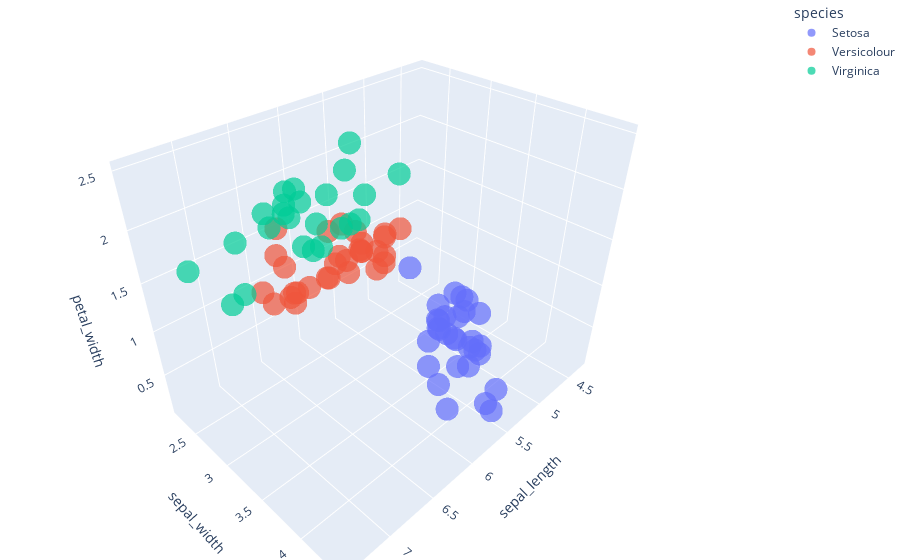

This figure's notebook cell:
### Code cell
negative_binomial_sampled_dataset = sample_data(dataset, 'negative_binomial')

target_variable_distribution(negative_binomial_sampled_dataset)
plot_dataset(negative_binomial_sampled_dataset)

### Figure 1 — Plotly figure (JSON) as saved in the notebook; plotly's stock layout.template omitted (floating-point values rounded to 4 significant figures)
{"data": [{"hovertemplate": "species=Setosa<br>sepal_length=%{x}<br>sepal_width=%{y}<br>petal_width=%{z}<extra></extra>", "legendgroup": "Setosa", "marker": {"color": "#636efa", "opacity": 0.7, "symbol": "circle"}, "mode": "markers", "name": "Setosa", "scene": "scene", "showlegend": true, "type": "scatter3d", "x": [4.9, 4.4, 5.7, 5.3, 5.5, 5, 5, 4.9, 5.7, 5.2, 5.8, 5, 5.4, 5.5, 4.8, 4.3, 5, 5.1, 5.4, 4.8, 5, 4.6, 4.4, 5.1, 5.1, 4.9, 4.5, 5.1, 4.7, 4.8], "y": [3.6, 3, 3.8, 3.7, 3.5, 3.3, 3.2, 3.1, 4.4, 4.1, 4, 3.4, 3.4, 4.2, 3, 3, 3.5, 3.8, 3.9, 3, 3.6, 3.4, 2.9, 3.5, 3.8, 3.1, 2.3, 3.7, 3.2, 3.1], "z": [0.1, 0.2, 0.3, 0.2, 0.2, 0.2, 0.2, 0.2, 0.4, 0.1, 0.2, 0.2, 0.4, 0.2, 0.3, 0.1, 0.6, 0.4, 0.4, 0.1, 0.2, 0.3, 0.2, 0.3, 0.3, 0.1, 0.3, 0.4, 0.2, 0.2]}, {"hovertemplate": "species=Versicolour<br>sepal_length=%{x}<br>sepal_width=%{y}<br>petal_width=%{z}<extra></extra>", "legendgroup": "Versicolour", "marker": {"color": "#EF553B", "opacity": 0.7, "symbol": "circle"}, "mode": "markers", "name": "Versicolour", "scene": "scene", "showlegend": true, "type": "scatter3d", "x": [5.6, 5.6, 6.2, 6.7, 6.3, 6, 5.8, 5.4, 6.8, 5.6, 6, 6.3, 6.7, 6.6, 6.1, 5.5, 5.8, 5.9, 6, 5.5, 5.7, 5, 6.2, 6.4, 6.9, 5.8, 5.1, 5.6, 5, 6.6, 6.1, 6.7, 5.7, 5.7], "y": [2.7, 3, 2.2, 3.1, 2.3, 3.4, 2.6, 3, 2.8, 3, 2.7, 3.3, 3.1, 3, 2.9, 2.5, 2.7, 3, 2.2, 2.3, 2.8, 2.3, 2.9, 2.9, 3.1, 2.7, 2.5, 2.9, "Virginica", 2.9, 2.8, 3, 2.8, 3], "z": [1.3, 1.5, 1.5, 1.5, 1.3, 1.6, 1.2, 1.5, 1.4, 1.3, 1.6, 1.6, 1.4, 1.4, 1.4, 1.3, 1.2, 1.5, "Versicolour", 1.3, 1.3, "Versicolour", 1.3, 1.3, 1.5, "Versicolour", 1.1, 1.3, "Versicolour", 1.3, 1.2, 1.7, 1.3, 1.2]}, {"hovertemplate": "species=Virginica<br>sepal_length=%{x}<br>sepal_width=%{y}<br>petal_width=%{z}<extra></extra>", "legendgroup": "Virginica", "marker": {"color": "#00cc96", "opacity": 0.7, "symbol": "circle"}, "mode": "markers", "name": "Virginica", "scene": "scene", "showlegend": true, "type": "scatter3d", "x": [6.4, 6.1, 6.5, 6.4, 6.2, 5.9, 4.9, 6.3, 5.7, 7.2, 6.1, 7.4, 6.5, 6.2, 6.3, 6, 5.8, 6.7, 6.8, 6.5, 6.4, 7.2, 6.4, 6.9, 7.1, 6.8], "y": [3.2, 2.6, 3, 2.7, 2.8, 3, 2.5, 3.3, 2.5, 3, 3, 2.8, 3, 3.4, 2.5, 3, 2.8, 3.1, 3.2, 3.2, 2.8, 3.2, 3.1, 3.1, 3, 3], "z": [2.3, 1.4, 1.8, 1.9, 1.8, 1.8, 1.7, 2.5, "Virginica", 1.6, 1.8, 1.9, 2.2, 2.3, 1.9, 1.8, 2.4, 2.4, 2.3, "Virginica", 2.2, 1.8, 1.8, 2.3, 2.1, 2.1]}], "layout": {"legend": {"title": {"text": "species"}, "tracegroupgap": 0}, "margin": {"b": 0, "l": 0, "r": 0, "t": 0}, "scene": {"domain": {"x": [0, 1], "y": [0, 1]}, "xaxis": {"title": {"text": "sepal_length"}}, "yaxis": {"title": {"text": "sepal_width"}}, "zaxis": {"title": {"text": "petal_width"}}}}}
